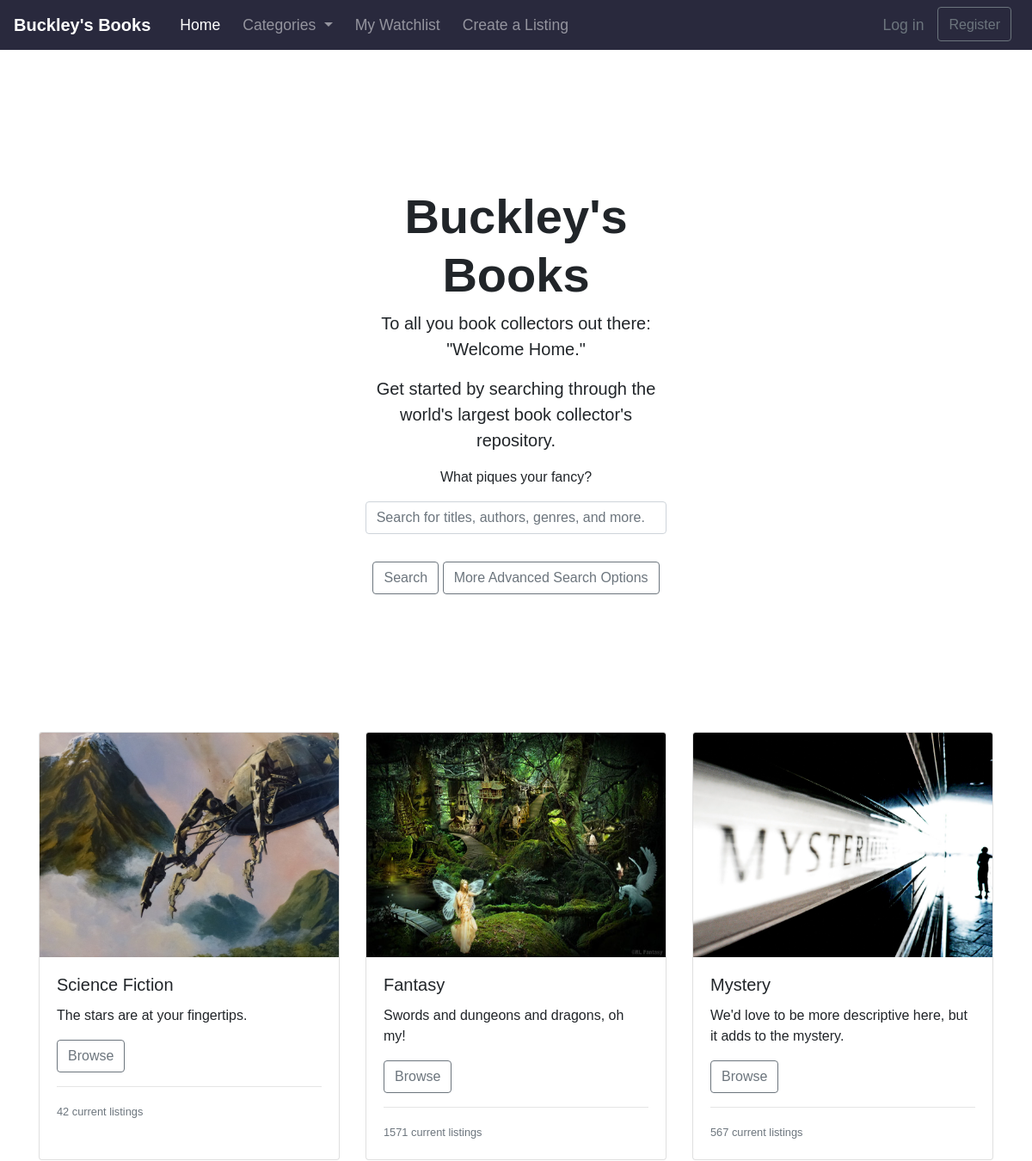
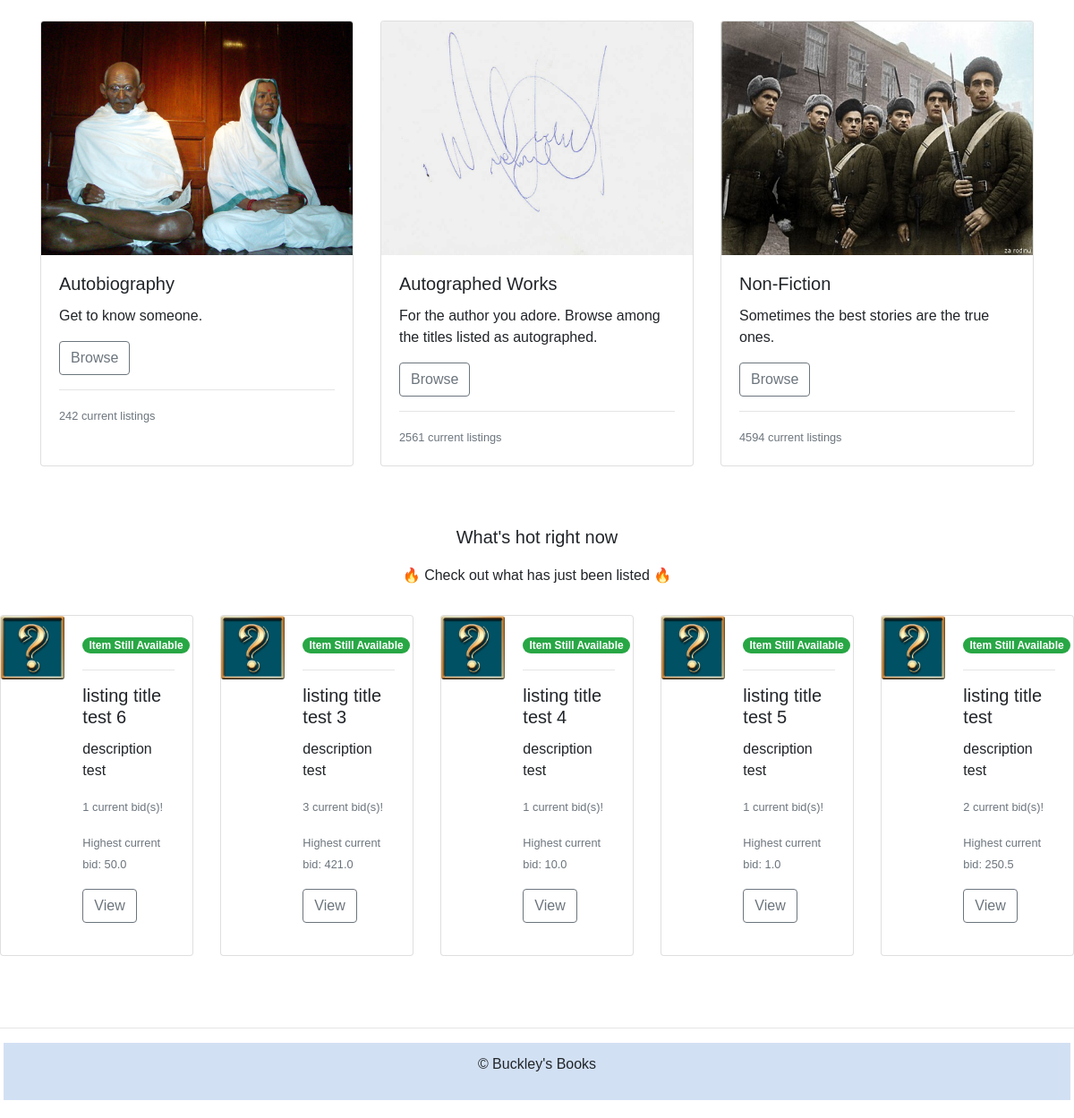
The page / on the database its author committed (2 pictures, top to bottom).
### auction/models.py (models this page shows)
class Item(db.Model):
    __tablename__='items'
    id = db.Column(db.Integer, primary_key=True)
    listing_title = db.Column(db.String(64), unique=True, index=True, nullable=False)
    book_title = db.Column(db.String(64), index=True, nullable=False)
    book_category = db.Column(db.String(64), index=True, nullable=False)
    author_name = db.Column(db.String(64), index=True, nullable=False)
    book_ISBN = db.Column(db.String(64), index=True)
    listing_description = db.Column(db.String(500), nullable=False)
    starting_bid = db.Column(db.Float, default=0.01)
    item_status = db.Column(db.String(6), default='Open')
    item_datetime = db.Column(db.DateTime, default=datetime.now().strftime("%Y-%d-%m %H:%M:%S"))
    user_id = db.Column(db.Integer, db.ForeignKey('users.id'))
    bids = db.relationship('Bid', backref='item')
    wishes = db.relationship('Wish', backref='item')
    images = db.relationship('Image', backref='item')

### auction/views.py (the view)
@bp.route('/')
def index():
    items_info = db.session.query(Item,func.count(Bid.id),func.max(Bid.bid_price)).\
        outerjoin(Bid,Item.id==Bid.item_id).\
        order_by(Item.item_datetime.desc()).\
        group_by(Item.id).limit(5).all()
    return render_template('index.html', items = items_info)

### auction/templates/index.html (shortened to what this page needs)
{% extends "base.html" %}
{% import "bootstrap/wtf.html" as wtf %}
{% block content %}
<div class="position-relative overflow-hidden p-3 p-md-5 m-md-3 text-center bg-light22">
  <div class="col-md-5 p-lg-5 mx-auto my-5">
    <h1 class="display-4 font-weight-normal"><b>Buckley's Books</b></h1>
    <p class="lead font-weight-normal">To all you book collectors out there: "Welcome Home."</p>
    <p class="lead font-weight-normal">Get started by searching through the world's largest book collector's
      repository.</p>
    <p>What piques your fancy?</p>
    <div class="md-form active-cyan active-cyan-2 mb-2">
      <input class="form-control" type="text" placeholder="Search for titles, authors, genres, and more."
        aria-label="Search">
    </div>
    <br>
    <a class="btn btn-outline-secondary" href="#">Search</a>
    <a class="btn btn-outline-secondary" href="#">More Advanced Search Options</a>
  </div>
</div>
<div class="container">
  <div class="row">
    <div class="col-md-12">
      <div class="card-deck">
        <div class="card">
          <img class="card-img-top" src="../static/sciencefiction.jpg" alt="Science Fiction">
          <div class="card-body">
            <h5 class="card-title">Science Fiction</h5>
            <p class="card-text">The stars are at your fingertips.</p>
            <a class="btn btn-outline-secondary" href="#"role=" button">Browse</a>
            <hr>
            <p class="card-text"><small class="text-muted">42 current listings</small></p>
          </div>
        </div>
        <div class="card">
          <img class="card-img-top" src="../static/fantasy.jpg" alt="Fantasy" width="348" height="261">
          <div class="card-body">
            <h5 class="card-title">Fantasy</h5>
            <p class="card-text">Swords and dungeons and dragons, oh my!</p>
            <a class="btn btn-outline-secondary" href="#"role=" button">Browse</a>
            <hr>
            <p class="card-text"><small class="text-muted">1571 current listings</small></p>
          </div>
        </div>
        <div class="card">
          <img class="card-img-top" src="../static/mystery.jpg" alt="Mystery" width="348" height="261">
          <div class="card-body">
            <h5 class="card-title">Mystery</h5>
            <p class="card-text">We'd love to be more descriptive here, but it adds to the mystery.</p>
            <a class="btn btn-outline-secondary" href="#"role=" button">Browse</a>
            <hr>
            <p class="card-text"><small class="text-muted">567 current listings</small></p>
          </div>
        </div>
      </div>
    </div>
  </div>
  <br>
  <div class="row">
    <div class="col-md-12">
      <div class="card-deck">
        <div class="card">
          <img class="card-img-top" src="../static/mahatma.jpg" alt="Autobiography" width="348"
            height="261">
          <div class="card-body">
            <h5 class="card-title">Autobiography</h5>
            <p class="card-text">Get to know someone.</p>
            <a class="btn btn-outline-secondary" href="#"role=" button">Browse</a>
            <hr>
            <p class="card-text"><small class="text-muted">242 current listings</small></p>
          </div>
        </div>
        <div class="card">
          <img class="card-img-top" src="../static/autograph.jpg" alt="Auographed Works" width="348" height="261">
          <div class="card-body">
            <h5 class="card-title">Autographed Works</h5>
            <p class="card-text">For the author you adore. Browse among the titles listed as autographed.</p>
            <a class="btn btn-outline-secondary" href="#"role=" button">Browse</a>
            <hr>
            <p class="card-text"><small class="text-muted">2561 current listings</small></p>
          </div>
        </div>
        <div class="card">
          <img class="card-img-top" src="../static/nonfiction.jpg" alt="Non-Fiction" width="348"
            height="261">
          <div class="card-body">
            <h5 class="card-title">Non-Fiction</h5>
            <p class="card-text">Sometimes the best stories are the true ones.</p>
            <a class="btn btn-outline-secondary" href="#"role=" button">Browse</a>
            <hr>
            <p class="card-text"><small class="text-muted">4594 current listings</small></p>
          </div>
        </div>
      </div>
    </div>
  </div>
</div>
{% if items %}
<div class="album py-5 bg-light22">
  <div class="container">
    <div class="position-relative overflow-hidden p-5 p-md-1 m-md-1 text-center bg-light22">
      <div class="col-md-5 p-lg-1 mx-auto my-1">
        <p class="lead font-weight-normal">What's hot right now</p>
        <p>🔥 Check out what has just been listed 🔥</p>
      </div>
    </div>
  </div>
  <div class="row">
{% for item,num_bids,highest_bid in items %}
    <div class="col-sm">
      <div class="card mb-3 h-100" style="max-width: 540px;">
        <div class="row no-gutters">
          <div class="col-md-4">
            <img src="../static/placeholder.jpg" class="card-img"
              alt="Novel cover image">
          </div>
          <div class="col-md-8">
            <div class="card-body">
              {% if item.item_status == 'Open' %}
              <span class="badge badge-pill badge-success">Item Still Available</span>
              {% else %}
              <span class="badge badge-pill badge-danger">Auction Closed</span>
              {% endif %}
              <hr>
              <h5 class="card-title">{{item.listing_title}}</h5>
              <p class="card-text">{{item.listing_description}}</p>
              <p class="card-text"><small class="text-muted">{{num_bids}} current bid(s)!</small></p>
              <p class="card-text"><small class="text-muted">Highest current bid: {{highest_bid}}</small></p>
              <a class="btn btn-outline-secondary" href="{{url_for('item.show', id=item.id)}}"role="button">View</a>
            </div>
          </div>
        </div>
      </div>
    </div>
      {% endfor %}
    </div>
{% endif %}
  </div>
  {% endblock %}

### auction/templates/base.html (shortened to what this page needs)
<!doctype html>
<html lang="en">
<head>
    <link rel="stylesheet" href="../static/mystyle.css">
    <link rel="stylesheet" href="https://stackpath.bootstrapcdn.com/bootstrap/4.5.2/css/bootstrap.min.css"
>
</head>
<body>
    <header>
        <nav class="navbar navbar-expand-lg navbar-dark bg-dark2">
            <a class="navbar-brand" href="{{url_for('main.index')}}"><b>Buckley's Books</b></a>
            {% if current_user.is_authenticated==False %}
            <div class="d-flex order-lg-1 ml-auto pr-2">
                <a class="nav-link text-center text-secondary" id="loginBtn" href="{{ url_for('auth.login') }}">Log
                    in</a>
                <form action="{{ url_for('auth.register') }}">
                    <input class="btn btn-outline-secondary pt-2 d-none d-lg-block" type="submit" value="Register" />
                </form>
            </div>
            {% endif %}
            <div class="collapse navbar-collapse" id="navbarNavDropdown">
                <ul class="navbar-nav mr-auto">
                    <li class="nav-item active">
                        <a class="nav-link" href="{{url_for('main.index')}}">Home</a>
                    </li>
                    <li class="nav-item dropdown">
                        <a class="nav-link dropdown-toggle" href="#" id="navbarDropdownMenuLink" data-toggle="dropdown"
                            aria-haspopup="true" aria-expanded="false">
                            Categories
                        </a>
                    </li>
                    <li class="nav-item">
                        <a class="nav-link" href="{{url_for('main.wishlist')}}">My Watchlist</a>
                    </li>
                    <li class="nav-item">
                        <a class="nav-link" href="{{url_for('item.create')}}">Create a Listing</a>
                    </li>
                </ul>
            </div>
        </nav>
    </header>
    {% block content %}
    {% endblock %}
    <footer class="footer mt-auto py-3">
        <hr>
        <div class="position-relative overflow-hidden p-1 p-md-1 m-md-1 text-center bg-light2">
            <div class="col-md-5 p-lg-1 mx-auto my-1">
                <p>&copy; Buckley's Books
                </p>
            </div>
        </div>
    </footer>
</body>
</html>

### auction/static/mystyle.css (style rules this page uses)
.bg-light2 { background-color: rgb(210, 224, 243) !important; }
.bg-dark2 { background-color: rgb(41, 41, 61) !important; }
* { font-family: 'Trebuchet MS', 'Lucida Sans Unicode', 'Lucida Grande', 'Lucida Sans', Arial, sans-serif; }
.navbar { padding:0.9rem; }
.navbar-nav li { padding-left: 10px; }
.nav-link { font-size: 1.1em !important; }
html,body { width: 100%; height: 100%; margin: 0px; padding: 0px; overflow-x: hidden; }

### rows shown on the page
Item: item_status "Item Still Available", listing_title "listing title test 6", listing_description "description test", num_bids "1", highest_bid "50.0"
Item: item_status "Item Still Available", listing_title "listing title test 3", listing_description "description test", id "3", highest_bid "421.0"
Item: item_status "Item Still Available", listing_title "listing title test 4", listing_description "description test", num_bids "1", highest_bid "10.0"
Item: item_status "Item Still Available", listing_title "listing title test 5", listing_description "description test", num_bids "1", highest_bid "1.0"
Item: item_status "Item Still Available", listing_title "listing title test", listing_description "description test", num_bids "2", highest_bid "250.5"
